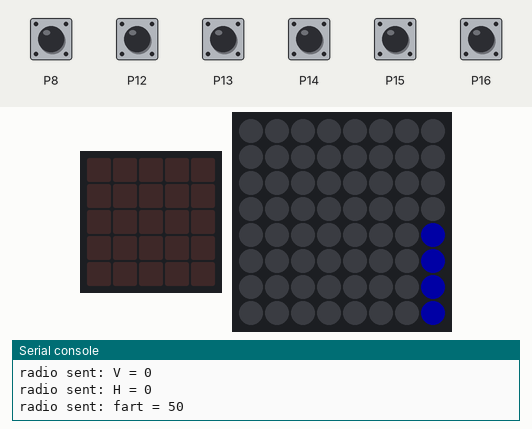
Bench run of a program on a simulated BBC micro:bit (MakeCode). On the bench: the board's 5×5 LED display, 8×8 RGB LED matrix, the last lines printed to the serial console. The test bench sets the inputs (shaded band); at power-on: P8, P12–16 HIGH. Dim RGB values are drawn brighter than linear; no radio messages arrive unless stated (any console line starting 'radio sent:' is added by the test bench); the 48×5 strip is a reading aid, not a part: it shows the text the display is scrolling, unrolled, one strip-width of it at a time.

Above: at 3.9 s.
4.0 s: P8 pulled LOW for 0.15 s
At 4.08 s:
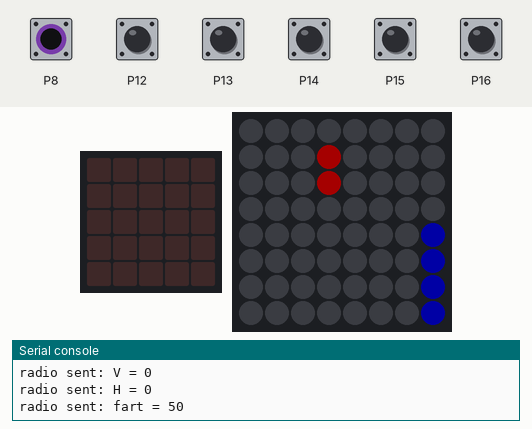
5.6 s: P12 pulled LOW for 0.15 s
At 5.67 s:
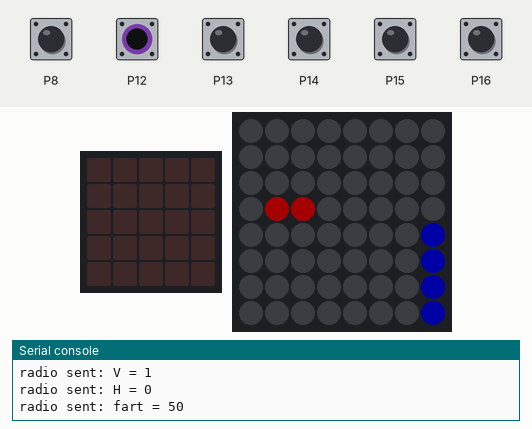
7.2 s: P13 pulled LOW for 0.15 s
At 7.28 s:
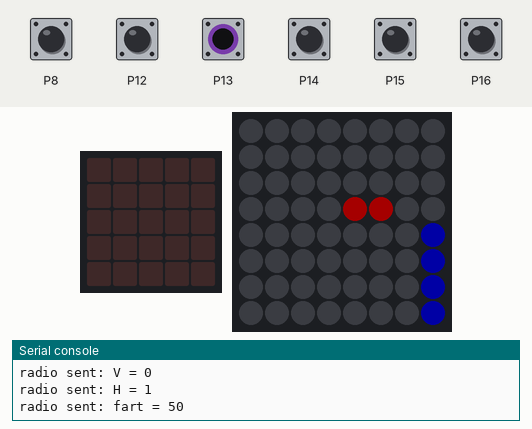
8.8 s: P14 pulled LOW for 0.15 s
At 8.87 s:
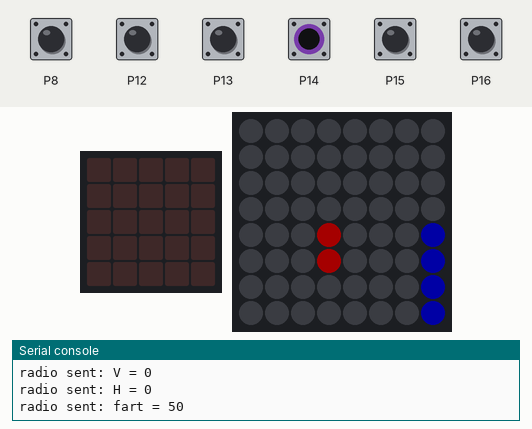
Timing chart, 0 to 11.4 s (numbered marks = the images above; inputs shaded):
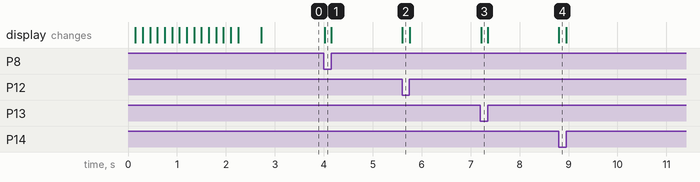

The program:

main.ts
```typescript
GAME_ZIP64.onButtonPress(GAME_ZIP64.ZIP64ButtonPins.Down, GAME_ZIP64.ZIP64ButtonEvents.Up, function () {
    B = 0
    display.setMatrixColor(3, 4, GAME_ZIP64.colors(ZipLedColors.Black))
    display.setMatrixColor(3, 5, GAME_ZIP64.colors(ZipLedColors.Black))
    display.show()
})
GAME_ZIP64.onButtonPress(GAME_ZIP64.ZIP64ButtonPins.Down, GAME_ZIP64.ZIP64ButtonEvents.Down, function () {
    B = 1
    display.setMatrixColor(3, 4, GAME_ZIP64.colors(ZipLedColors.Red))
    display.setMatrixColor(3, 5, GAME_ZIP64.colors(ZipLedColors.Red))
    display.show()
})
GAME_ZIP64.onButtonPress(GAME_ZIP64.ZIP64ButtonPins.Up, GAME_ZIP64.ZIP64ButtonEvents.Up, function () {
    F = 0
    display.setMatrixColor(3, 1, GAME_ZIP64.colors(ZipLedColors.Black))
    display.setMatrixColor(3, 2, GAME_ZIP64.colors(ZipLedColors.Black))
    display.show()
})
GAME_ZIP64.onButtonPress(GAME_ZIP64.ZIP64ButtonPins.Right, GAME_ZIP64.ZIP64ButtonEvents.Up, function () {
    H = 0
    display.setMatrixColor(4, 3, GAME_ZIP64.colors(ZipLedColors.Black))
    display.setMatrixColor(5, 3, GAME_ZIP64.colors(ZipLedColors.Black))
    display.show()
})
GAME_ZIP64.onButtonPress(GAME_ZIP64.ZIP64ButtonPins.Left, GAME_ZIP64.ZIP64ButtonEvents.Down, function () {
    V = 1
    display.setMatrixColor(1, 3, GAME_ZIP64.colors(ZipLedColors.Red))
    display.setMatrixColor(2, 3, GAME_ZIP64.colors(ZipLedColors.Red))
    display.show()
})
GAME_ZIP64.onButtonPress(GAME_ZIP64.ZIP64ButtonPins.Fire1, GAME_ZIP64.ZIP64ButtonEvents.Click, function () {
    if (fart < 100) {
        fart += 5
    }
})
GAME_ZIP64.onButtonPress(GAME_ZIP64.ZIP64ButtonPins.Left, GAME_ZIP64.ZIP64ButtonEvents.Up, function () {
    V = 0
    display.setMatrixColor(1, 3, GAME_ZIP64.colors(ZipLedColors.Black))
    display.setMatrixColor(2, 3, GAME_ZIP64.colors(ZipLedColors.Black))
    display.show()
})
GAME_ZIP64.onButtonPress(GAME_ZIP64.ZIP64ButtonPins.Right, GAME_ZIP64.ZIP64ButtonEvents.Down, function () {
    H = 1
    display.setMatrixColor(4, 3, GAME_ZIP64.colors(ZipLedColors.Red))
    display.setMatrixColor(5, 3, GAME_ZIP64.colors(ZipLedColors.Red))
    display.show()
})
GAME_ZIP64.onButtonPress(GAME_ZIP64.ZIP64ButtonPins.Up, GAME_ZIP64.ZIP64ButtonEvents.Down, function () {
    F = 1
    display.setMatrixColor(3, 1, GAME_ZIP64.colors(ZipLedColors.Red))
    display.setMatrixColor(3, 2, GAME_ZIP64.colors(ZipLedColors.Red))
    display.show()
})
GAME_ZIP64.onButtonPress(GAME_ZIP64.ZIP64ButtonPins.Fire2, GAME_ZIP64.ZIP64ButtonEvents.Click, function () {
    if (fart > 0) {
        fart += -5
    }
})
let fartDisplay = 0
let V = 0
let H = 0
let F = 0
let B = 0
let fart = 0
let display: GAME_ZIP64.ZIP64Display = null
radio.setGroup(62)
basic.showNumber(62)
display = GAME_ZIP64.createZIP64Display()
display.setBrightness(40)
fart = 50
basic.forever(function () {
    fartDisplay = Math.map(fart, 0, 100, 0, 7)
    for (let indeks = 0; indeks <= 7; indeks++) {
        if (indeks < fartDisplay) {
            display.setMatrixColor(7, 7 - indeks, GAME_ZIP64.colors(ZipLedColors.Blue))
        } else {
            display.setMatrixColor(7, 7 - indeks, GAME_ZIP64.colors(ZipLedColors.Black))
        }
        display.show()
    }
    radio.sendValue("F", F)
    radio.sendValue("B", B)
    radio.sendValue("V", V)
    radio.sendValue("H", H)
    radio.sendValue("fart", fart)
})
```

test.ts
```typescript
// testene settes inn her; disse vil ikke kompilert så lenge denne pakken blir brukt som en utvidelse.
```
